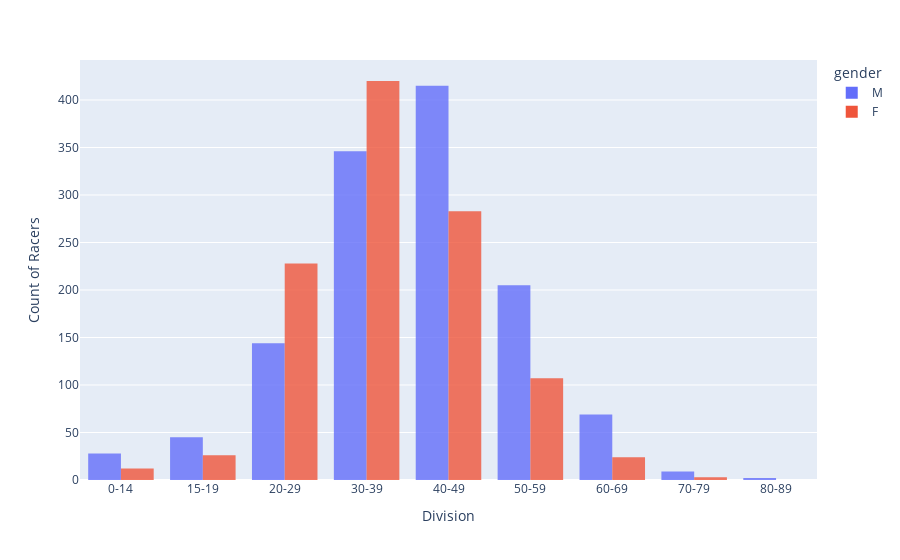

The notebook cell this image was saved under:
### Markdown cell above
### 3.4 Compare the race results of each division.

### Code cell
fig = px.histogram(df, x="div", color="gender", 
                         hover_data=df.columns,opacity=0.8)
fig.update_xaxes(title="Division")
fig.update_xaxes(categoryorder='array', categoryarray= ['0-14','15-19','20-29','30-39','40-49','50-59','60-69','70-79','80-89'])

fig.update_yaxes(title="Count of Racers")
fig.update_layout(barmode='group')
fig.show()

### Figure 1 — Plotly figure (JSON) as saved in the notebook; plotly's stock layout.template omitted (floating-point values rounded to 4 significant figures; data arrays with more than 128 entries replaced by an {"elided": "..."} marker saying what was removed)
{"data": [{"alignmentgroup": "True", "bingroup": "x", "hovertemplate": "gender=M<br>div=%{x}<br>count=%{y}<extra></extra>", "legendgroup": "M", "marker": {"color": "#636efa", "opacity": 0.8}, "name": "M", "offsetgroup": "M", "orientation": "v", "showlegend": true, "type": "histogram", "x": {"elided": "1263 str values"}, "xaxis": "x", "yaxis": "y"}, {"alignmentgroup": "True", "bingroup": "x", "hovertemplate": "gender=F<br>div=%{x}<br>count=%{y}<extra></extra>", "legendgroup": "F", "marker": {"color": "#EF553B", "opacity": 0.8}, "name": "F", "offsetgroup": "F", "orientation": "v", "showlegend": true, "type": "histogram", "x": {"elided": "1103 str values"}, "xaxis": "x", "yaxis": "y"}], "layout": {"barmode": "group", "legend": {"title": {"text": "gender"}, "tracegroupgap": 0}, "margin": {"t": 60}, "xaxis": {"anchor": "y", "categoryarray": ["0-14", "15-19", "20-29", "30-39", "40-49", "50-59", "60-69", "70-79", "80-89"], "categoryorder": "array", "domain": [0, 1], "title": {"text": "Division"}}, "yaxis": {"anchor": "x", "domain": [0, 1], "title": {"text": "Count of Racers"}}}}
